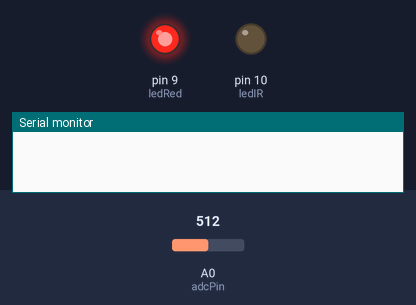
Bench run of a sketch on a simulated Arduino Uno, built with avr-gcc and run on an emulated ATmega328P. Parts: output pins drawn as LEDs (lit = HIGH), the last lines printed to the serial monitor. The test bench sets the inputs (shaded band); at power-on: A0 (adcPin) = 512.

Above: at 5.0 s.
At 15.0 s:
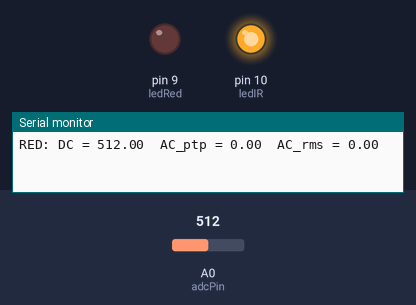
Timing chart, 0 to 26.1 s (numbered marks = the images above):
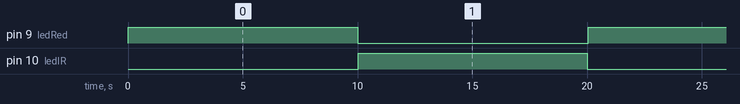

The sketch:

pulse_oxi.ino
```cpp
// ------------------------------------------------------
// Long-period RED / IR pulse oximeter sketch
// RED on for 40 s → sample, compute DC_red & AC_red
// IR  on for 40 s → sample, compute DC_ir  & AC_ir
// Then compute R and SpO₂
// ------------------------------------------------------

const int ledRed = 9;
const int ledIR  = 10;
const int adcPin = A0;

const unsigned long RED_PERIOD_MS = 10000UL;   // 40 seconds
const unsigned long IR_PERIOD_MS  = 10000UL;   // 40 seconds
const unsigned long SAMPLE_INTERVAL_MS = 25UL;

void setup() {
  pinMode(ledRed, OUTPUT);
  pinMode(ledIR,  OUTPUT);
  digitalWrite(ledRed, LOW);
  digitalWrite(ledIR,  LOW);
  Serial.begin(115200);
}

void loop() {
  // --- RED phase ---
  digitalWrite(ledRed, HIGH);
  digitalWrite(ledIR,  LOW);

  unsigned long t0 = millis();
  unsigned long nextSample = t0;

  // Variables to collect RED measurements
  const int MAX_SAMPLES = RED_PERIOD_MS / SAMPLE_INTERVAL_MS + 10;
  float redSum = 0;
  float redSqSum = 0;
  int   redMin = 1023, redMax = 0;
  int   redCount = 0;

  while (millis() - t0 < RED_PERIOD_MS) {
    unsigned long now = millis();
    if (now >= nextSample) {
      int v = analogRead(adcPin);
      redSum   += v;
      redSqSum += (float)v * v;
      if (v < redMin) redMin = v;
      if (v > redMax) redMax = v;
      redCount++;
      nextSample += SAMPLE_INTERVAL_MS;
    }
    // optionally do other non-blocking tasks here
  }
  digitalWrite(ledRed, LOW);

  float dc_red = redSum / redCount;                // average
  float ac_red_ptp = redMax - redMin;             // peak-to-peak
  float ac_red_rms = sqrt( (redSqSum / redCount) - dc_red*dc_red );  // RMS of AC (approx)

  Serial.print("RED: DC = "); Serial.print(dc_red,2);
  Serial.print("  AC_ptp = "); Serial.print(ac_red_ptp,2);
  Serial.print("  AC_rms = "); Serial.println(ac_red_rms,2);

  delay(20); // short pause before next phase (if desired)

  // --- IR phase ---
  digitalWrite(ledRed, LOW);
  digitalWrite(ledIR,  HIGH);

  t0 = millis();
  nextSample = t0;

  float irSum = 0;
  float irSqSum = 0;
  int   irMin = 1023, irMax = 0;
  int   irCount = 0;

  while (millis() - t0 < IR_PERIOD_MS) {
    unsigned long now = millis();
    if (now >= nextSample) {
      int v = analogRead(adcPin);
      irSum   += v;
      irSqSum += (float)v * v;
      if (v < irMin) irMin = v;
      if (v > irMax) irMax = v;
      irCount++;
      nextSample += SAMPLE_INTERVAL_MS;
    }
    // optionally do other non-blocking tasks here
  }
  digitalWrite(ledIR, LOW);

  float dc_ir = irSum / irCount;
  float ac_ir_ptp = irMax - irMin;
  float ac_ir_rms = sqrt( (irSqSum / irCount) - dc_ir*dc_ir );

  Serial.print("IR : DC = "); Serial.print(dc_ir,2);
  Serial.print("  AC_ptp = "); Serial.print(ac_ir_ptp,2);
  Serial.print("  AC_rms = "); Serial.println(ac_ir_rms,2);

  // --- Compute ratio & SpO₂ (using peak-to-peak or rms AC) ---
  // Using PTP-based AC:
  float R_ptp = (ac_red_ptp / dc_red) / (ac_ir_ptp / dc_ir);
  float spo2_ptp = 110.0 - 25.0 * R_ptp;

  // Using RMS-based AC:
  float R_rms = (ac_red_rms / dc_red) / (ac_ir_rms / dc_ir);
  float spo2_rms = 110.0 - 25.0 * R_rms;

  Serial.print("SpO2 (ptp) = "); Serial.print(spo2_ptp,1);
  Serial.print("  SpO2 (rms) = "); Serial.println(spo2_rms,1);

  delay(20);  // wait a bit before starting next RED cycle
}
```

Measured:
- by itself, pin 9 (ledRed), pin 10 (ledIR): alternates HIGH for 10.0 s and LOW for 10.0 s
- by itself, everything shown: repeats every 20.0 s, in 4 steps
